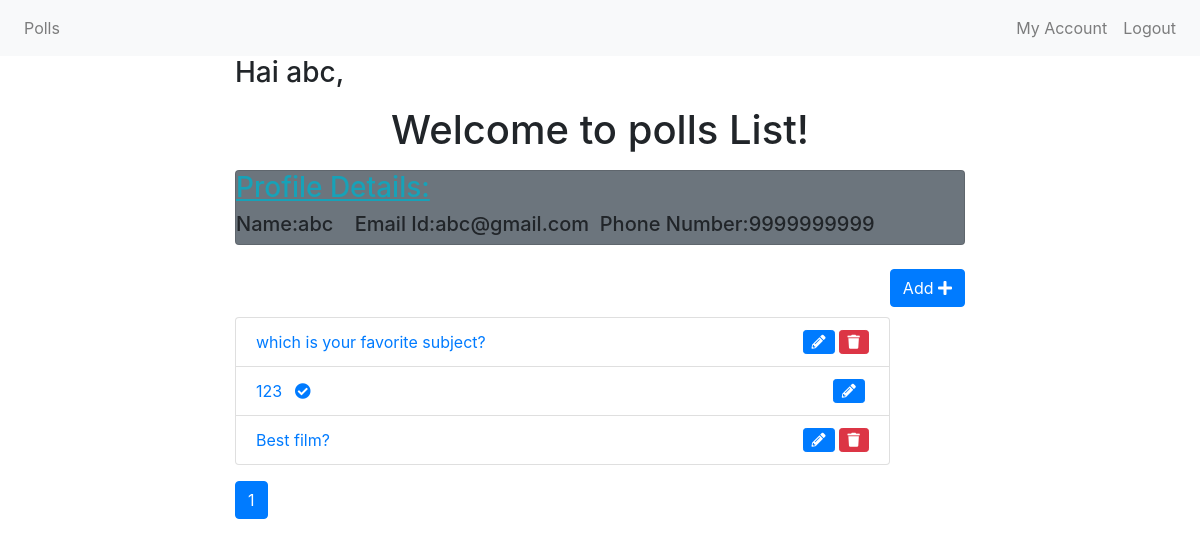
The page /polls/list/user/ (signed in) on the database its author committed.
### accounts/models.py (models this page shows, shortened)
class Account(AbstractBaseUser):
    first_name = models.CharField(max_length=50,validators=[nameValidator,nameMinlength])
    last_name = models.CharField(max_length=50,validators=[nameValidator,nameMinlength])
    user_name = models.CharField(max_length=50, unique=True)
    email = models.EmailField(max_length=50, unique=True)
    phone_number = models.CharField(max_length=13,validators=[phone_regex],blank=False, unique=True)
    date_joined = models.DateTimeField(auto_now_add=True)
    last_login = models.DateTimeField(auto_now_add=True)
    is_admin = models.BooleanField(default=False)
    is_staff =  models.BooleanField(default=False)
    is_active = models.BooleanField(default=True)
    is_superadmin = models.BooleanField(default=False)
    USERNAME_FIELD = 'email'
    REQUIRED_FIELDS = ['user_name','first_name','last_name','phone_number',]
    objects = MyAccountManager()

### polls/models.py (models this page shows, shortened)
class Poll(models.Model):
    owner = models.ForeignKey(User, on_delete=models.CASCADE)
    text = models.TextField()
    pub_date = models.DateTimeField(default=timezone.now)
    active = models.BooleanField(default=True)

### polls/views.py (the view)
# urls.py: path('list/user/', views.list_by_user, name='list_by_user'),
@login_required()
def list_by_user(request):
    all_polls = Poll.objects.filter(owner=request.user)
    paginator = Paginator(all_polls, 7)  # Show 7 contacts per page
    user=request.user
    page = request.GET.get('page')
    polls = paginator.get_page(page)
    context = {
        'polls': polls,
        'user':user,
    }
    return render(request, 'polls/polls_list_by_owner.html', context)

### polls/templates/polls/polls_list_by_owner.html (shortened to what this page needs)
{% extends 'base.html' %}
{% block content %}
<div class="container">
    <div class="row">
        <div class="col-md-8 offset-sm-2">
            <h3> Hai {{user.first_name}},</h3>
            <h1 class="text-center mt-3 mb-3">Welcome to polls List!</h1>
            <div class="card bg-secondary" >
                <h3 class="text-info"><u>Profile Details:</u></h3>
                <h5>Name:{{user.first_name}} &nbsp;&nbsp; Email Id:{{user.email}}  &nbsp;Phone Number:{{user.phone_number}}  </h5>
            </div>
            <br>&nbsp;
            <a class="btn btn-primary mb-3 float-right" href="{% url 'polls:add' %}" role="button">Add <i class="fas fa-plus"></i></a>
            <br>&nbsp;
            <ul class="list-group">
                {% for poll in polls %}
                <li class="list-group-item"><a href="{% url 'polls:detail' poll.id %}">{{ poll.text|truncatewords:5 }}
                        {% if not poll.active%}
                        <i class="fas fa-check-circle ml-2"></i>
                        {% endif %}
                    </a>
                    {% if request.user == poll.owner %}
                    {% if poll.active %}
                    <a href="{% url 'polls:end_poll' poll.id %}" data-toggle="tooltip" data-placement="top" title="End Poll"
                        onclick="return confirm('Are you sure ?')"><i class="fas fa-trash float-right btn btn-danger btn-sm"></i></a>
                    {% endif %}
                    <a href="{% url 'polls:edit' poll.id %}" class="mr-3" data-toggle="tooltip" data-placement="top"
                        title="Edit Poll"><i class="fas fa-pencil-alt float-right btn btn-primary btn-sm mr-1"></i></a>
                    {% endif %}
                </li>
                {% endfor %}
            </ul>
            <nav class="mt-3">
                <ul class="pagination">
                    <li class="page-item active"><a class="page-link" href="">{{ polls.number }}</a></li>
                </ul>
            </nav>
        </div>
    </div>
</div>
{% endblock content %}

### rows shown on the page
Account: first_name "abc", email "abc@gmail.com", phone_number "9999999999"
Poll: text "which is your favorite subject?", active True (drawn)
Poll: text "123", active False (drawn)
Poll: text "Best film?", active True (drawn)

### other values the page prints
{{ polls.number }} "1"
